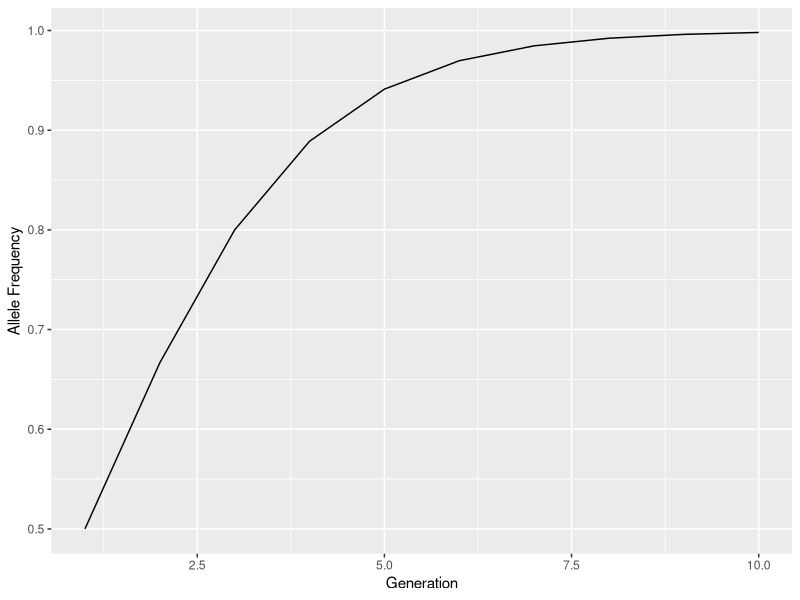
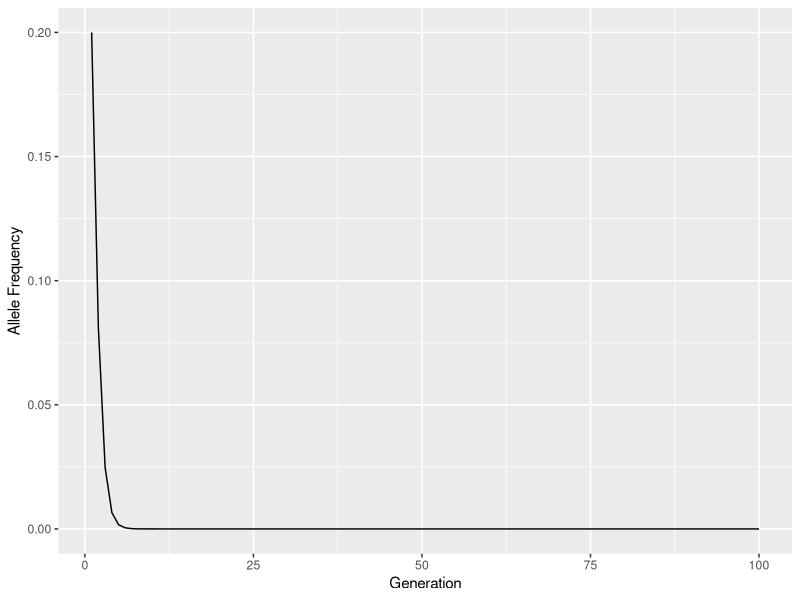
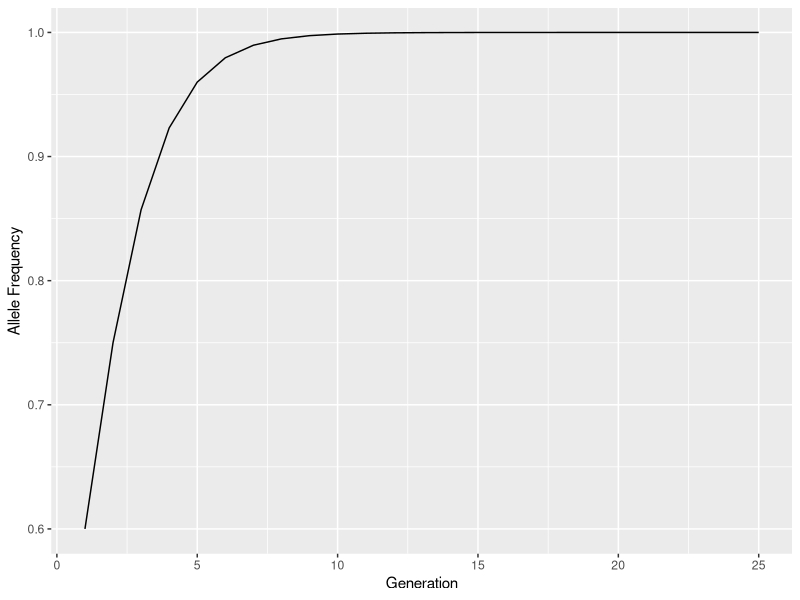
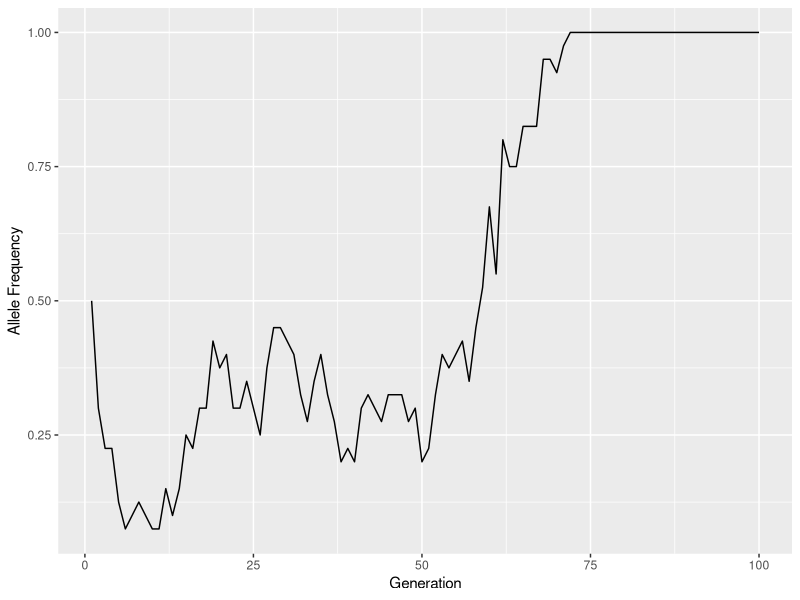
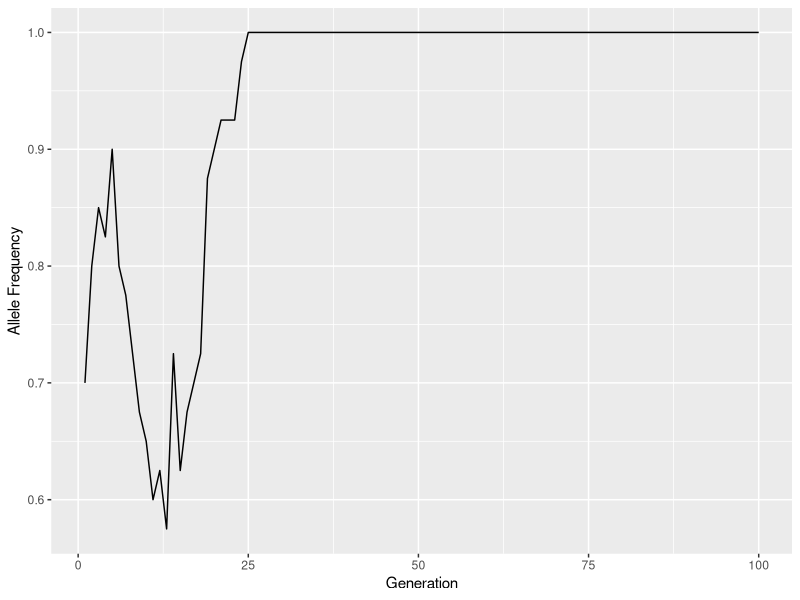
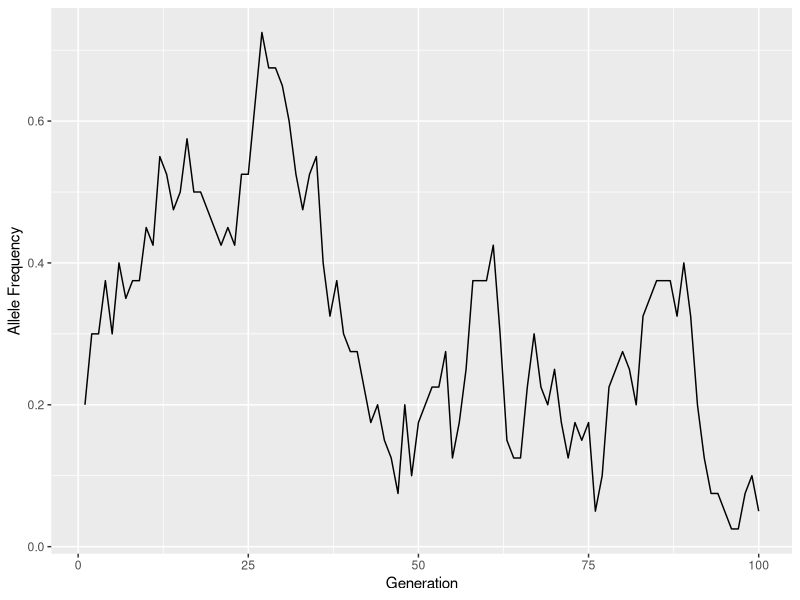
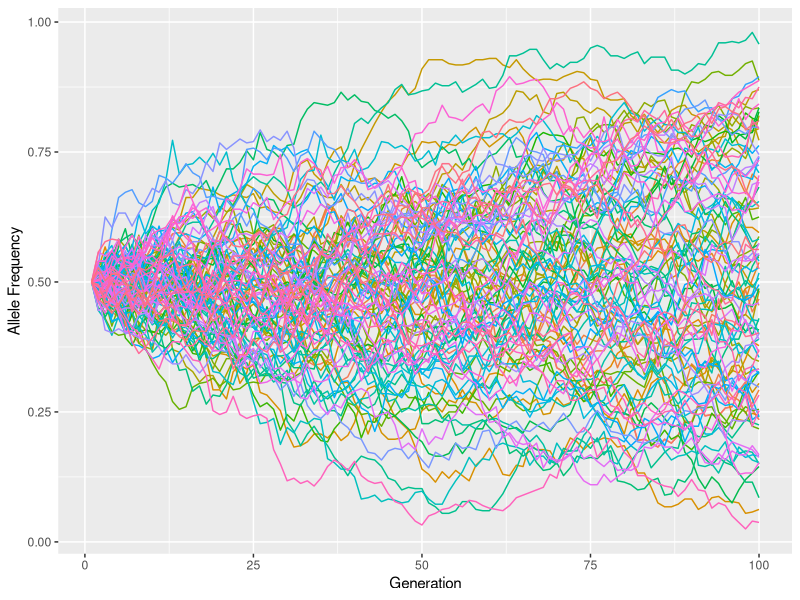
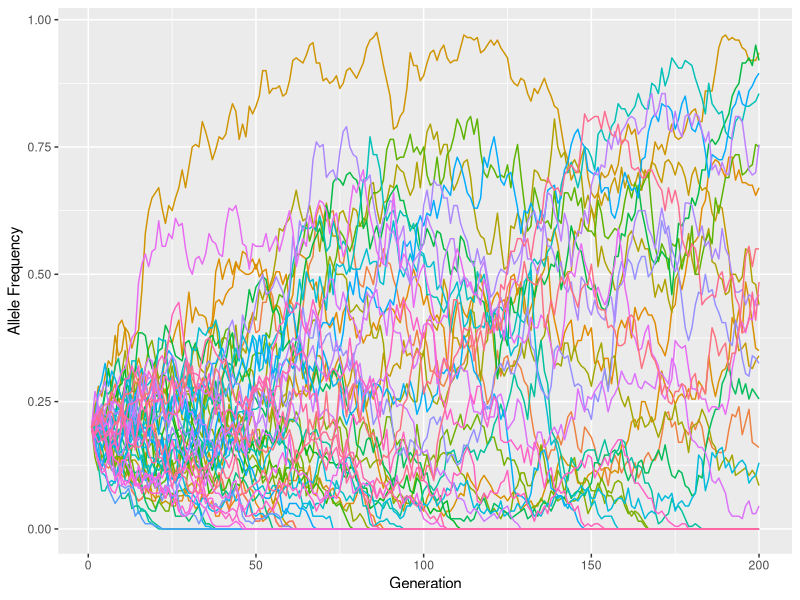

The R source for these figures, in order:
## ---- chunk 1
# Loading packages
library(ggplot2)
library(reshape)
## ---- chunk 2
# For one generation
p0 <- 1
q0 <- 1 - p0
WAA <- 2
WAa <- 0.6
Waa <- 0.4

w_bar <- (p0^2)*WAA + 2*p0*q0*WAa + (q0^2)*Waa
p1 <- (p0^2)*(WAA/w_bar) + p0*q0*(WAa/w_bar)

w_bar
p1 #allele freq t+1

## ---- chunk 3

diploid_selection <- function(p0, n, WAA, WAa, Waa){
# Initialize vectors to store allele frequencies and mean fitness
p <- rep(NA, n) # allele freq. A
q <- rep(NA, n)
gen <- c(1:n)

w_bar <- rep(NA, n)
     
# starting conditions
p[1] <- p0 # starting allele frequencies
q[1] <- 1 - p0 #q0 (have 1 - p0 as default)

# mean fitnesses
w_bar[1] <- ((p[1]^2)*WAA) + (2*p[1]*q[1]*WAa) + (q[1]^2)*Waa

# loop for n generations	
for (i in 2:n) {
		w_bar[i - 1] <- (p[i - 1]^2)*WAA + 2*p[i - 1]*q[i - 1]*WAa + (q[i - 1]^2)*Waa
		
		p[i] <- (p[i - 1]^2)*(WAA/w_bar[i - 1]) + p[i - 1]*q[i - 1]*(WAa/w_bar[i - 1])
		q[i] <- 1 - p[i]
		
	}
    # return(p)

# For determining fixed allele
if (p[n] > 0.9999) {print("Allele is fixed.")} else {print("Allele is not fixed (p < 1).")}

# For plotting
ggplot(NULL, aes(x = gen, y = p)) + geom_line() + xlab("Generation") + ylab("Allele Frequency") 
}

diploid_selection(0.5, 10, 2, 1, 0.5)
diploid_selection(0.2, 100, 1, 0.5, 2)
diploid_selection(0.6, 25, 2, 1, 0.5)

## ---- chunk 4
set.seed(720)
## ---- chunk 5
#One generation
allele_count <- sample(c("p", "q"), size = 40, replace = TRUE, prob = c(0.5, 0.5))


allele_1 <- table(allele_count)/length(allele_count)
allele_1

## ---- chunk 6
# Loop into next generation

allele_count <- sample(c("A", "a"), size = 40, replace = TRUE, prob = c(0.5, 0.5))
allele_1 <- table(allele_count)/length(allele_count)
allele_1


allele_count2 <- sample(c("A", "a"), size = 40, replace = T, prob = as.vector(allele_1))
allele_2 <- table(allele_count2)/length(allele_count2)
allele_2

## ---- chunk 7
# Looping for n generations
# indiv <- 20
# pA <- 0.5
# qa <- 1 - pA
# n = 10

genetic_drift <- function(pA, n, indiv){
p <- rep(NA, n) #A, the allele of interest
#q <- rep(NA, n) #a
gen <- c(1:n)

p[1] <- pA
#q[1] <- 1 - pA

#loop
for (i in 2:n) {
  allele_count <- sample(factor(c("p", "q")), size = (2*indiv), replace = TRUE, prob = c(pA, (1 - pA)))
  allele_update <- table(allele_count)/length(allele_count)
  p[i] <- as.vector(allele_update)[1]
  #q[i] <- as.vector(allele_update)[2]
  pA <- as.vector(allele_update)[1]
  #qa <- as.vector(allele_update)[2]
  }

# plotting
ggplot(NULL, aes(x = gen, y = p)) + geom_line() + xlab("Generation") + ylab("Allele Frequency")
}

genetic_drift(pA = 0.5, n = 100, indiv = 20)
genetic_drift(0.7, 100, 20)
genetic_drift(0.2, 100, 20)

## ---- chunk 8
set.seed(720)

genetic_drift_track <- function(pA, n, indiv){
p <- rep(NA, n) #A, the allele of interest
#q <- rep(NA, n) #a
gen <- c(1:n)

p[1] <- pA
#q[1] <- 1 - pA

#loop
for (i in 2:n) {
  allele_count <- sample(factor(c("p", "q")), size = (2*indiv), replace = TRUE, prob = c(pA, 1 - pA))
  allele_update <- table(allele_count)/length(allele_count)
  p[i] <- as.vector(allele_update)[1]
  #q[i] <- as.vector(allele_update)[2]
  pA <- as.vector(allele_update)[1]
  #qa <- as.vector(allele_update)[2]
  }
return(p[n] < 0.0001000) # return whether the allele is lost 
}

genetic_drift_sim <- function(s, p, n, indiv){
  track <- replicate(s, genetic_drift_track(pA = p, n = n, indiv = indiv))
  #return(list(table(track), sum(track)/s))
  return(sum(track)/s) # sum count of lost allele
  }


genetic_drift_sim(1000, 0.5, 100, 200) # allele freq = 0.5
genetic_drift_sim(1000, 0.25, 100, 200) # allele freq = 0.25
genetic_drift_sim(1000, 0.1, 100, 200) # allele freq = 0.1

## ---- chunk 9

set.seed(720)

genetic_drift_track2 <- function(pA, n, indiv){
p <- rep(NA, n) #A, the allele of interest
#q <- rep(NA, n) #a
gen <- c(1:n)

p[1] <- pA
#q[1] <- 1 - pA
p_track <- rep

#loop
for (i in 2:n) {
  allele_count <- sample(factor(c("p", "q")), size = (2*indiv), replace = TRUE, prob = c(pA, 1 - pA))
  allele_update <- table(allele_count)/length(allele_count)
  p[i] <- as.vector(allele_update)[1]
  #q[i] <- as.vector(allele_update)[2]
  pA <- as.vector(allele_update)[1]
  #qa <- as.vector(allele_update)[2]
  }
p[1:n] #return p
}

genetic_drift_simplot <- function(s, p, n, indiv){
    gen <- c(1:n)
    sim <- genetic_drift_track2(pA = p, n = n, indiv = indiv)
    A <- data.frame(sim, sim) # first 2 simulatations
    for (i in 3:s) { # loop starts at column 3 until s
      A[,i] <- genetic_drift_track2(pA = p, n = n, indiv = indiv)
    }
   A_sim <- melt(A) # 10000 observations
   ggplot(A_sim, aes(x = rep(c(1:n), s), y = value, colour = variable)) + geom_line() + xlab("Generation") +  ylab("Allele Frequency") + theme(legend.position = "none") 
}

genetic_drift_simplot(100, 0.5, 100, 200)
genetic_drift_simplot(50, 0.2, 200, 100)



## ---- chunk 10
set.seed(720)

#Before
x <- seq(from =1, to = 10, length.out = 20) # length.out is how many observations we will have
a <- 0.5 # intercept
b <- 0.1 # slope
y_deterministic <- a + b*x
y_simulated <- rnorm(length(x), mean = y_deterministic, sd = 2)
mod_sim <- lm(y_simulated ~ x)
p_val_slope <- summary(mod_sim)$coef[2,4] # extracts the p-value
p_val_slope

## ---- chunk 11
set.seed(720)  # re-run seed so that first "random" set is consistent, for replication

#After = function
power_analysis <- function(a, b, obs, sd){
  x <- seq(from =1, to = 10, length.out = obs) # length.out is how many observations we will have
  a <- a # intercept
  b <- b # slope
  y_deterministic <- a + b*x
  y_simulated <- rnorm(length(x), mean = y_deterministic, sd = sd)
  mod_sim <- lm(y_simulated ~ x)
  p_val_slope <- summary(mod_sim)$coef[2,4] # extracts the p-value
  p_val_slope
}

power_analysis(0.5, 0.1, 20, 2)

## ---- chunk 12
set.seed(720)
power_analysis_1000 <- replicate(1000, power_analysis(0.5, 0.1, 20, 2))

hist(power_analysis_1000)
less_0.05 <- (table(power_analysis_1000 < 0.05)/length(power_analysis_1000))[["TRUE"]]
less_0.05 # The proportion of observations with p < 0.05


## ---- chunk 13
set.seed(720)
power_analysis_1000_0 <- replicate(1000, power_analysis(0.5, 0, 20, 2))

hist(power_analysis_1000_0)
less_0.05_0 <- (table(power_analysis_1000_0 < 0.05)/length(power_analysis_1000))[["TRUE"]]
less_0.05_0 # The proportion of observations with p < 0.05


## ---- chunk 14
set.seed(720)

power_analysis_grid <- function(size, r) {
  power_analysis_100 <- replicate(r, power_analysis(0.5, 0.1, size, 1.5))
  less_0.05_100 <- (table(power_analysis_100 < 0.05)/length(power_analysis_100))[["TRUE"]]
  less_0.05_100 # The proportion of observations with p < 0.05
}


grid <- seq(10, 100, by = 5)
sapply(grid, power_analysis_grid, r = 100)

y <- sapply(grid, power_analysis_grid, r = 100)

ggplot(NULL, aes(x = grid, y = y)) + geom_point() + xlab("Sample Size") + ylab("p < 0.05")
